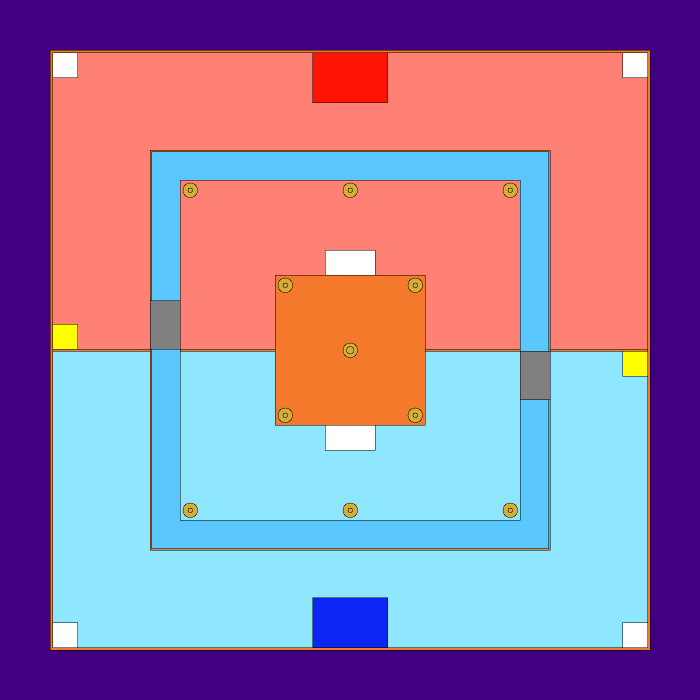
#> input picture X_GUI/map.png, 1400 x 1400 px (shown at 1/2 size)
$ python draw_machine.py
#> lines starting #> are read from the running program, lines starting #| are printed output that depends on the picture; pictures that were not available may be replaced by others from this repository, and a replacement may not be noted
import cv2
import copy
import math
import numpy as np

img=cv2.imread("./X_GUI/map.png")
#> img is the input picture: shape (1400, 1400, 3); mean B, G, R 164.3, 126.7, 154.3
xy=[700,1400-150]
PI=int(math.degrees(math.pi/2))

m_sizex=50.0
m_sizey=50.0
img_robo=cv2.imread("./X_GUI/rabbit.png")
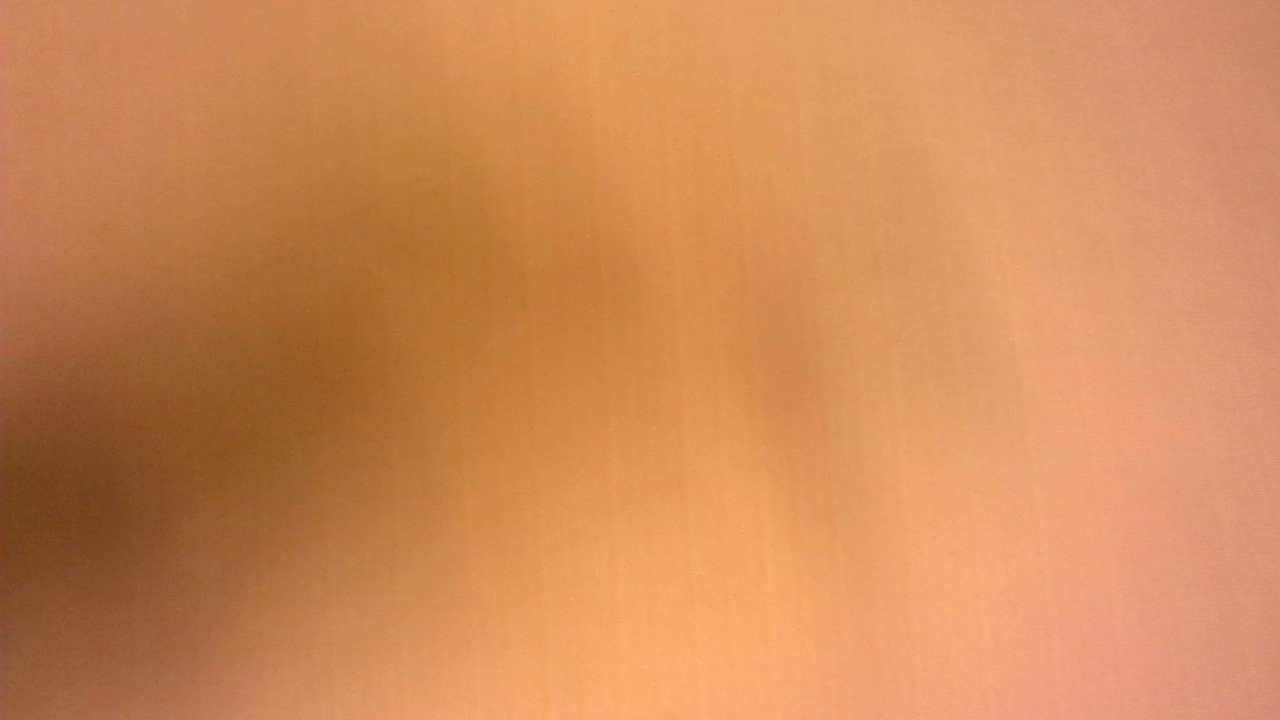
#> input picture Re_start1/images/H_filter.png, 1280 x 720 px, given in place of rabbit.png, which was not available
#> img_robo is the input picture: shape (720, 1280, 3); mean B, G, R 87.9, 138.2, 207.6
h,w=img.shape[:2]
#> h = 1400; w = 1400
h_r,w_r=img_robo.shape[:2]
#> h_r = 720; w_r = 1280
size_image=(h,w,3)
#> size_image = (1400, 1400, 3)
robo=np.zeros(size_image,dtype=np.uint8)

def setX(X):
    global xy
    xy[0]=X

def setY(X):
    global xy
    xy[1]=X
def setPI(X):
    global PI
    PI=X


cv2.namedWindow("view1", cv2.WINDOW_NORMAL)
cv2.resizeWindow("view1", 640, 480)

cv2.createTrackbar("X",
                   "view1",
                    xy[0],
                    1400,
                    setX)
cv2.createTrackbar("Y",
                   "view1",
                    xy[1],
                    1400,
                    setY)
cv2.createTrackbar("Phase",
                   "view1",
                    PI,
                    720,
                    setPI)


while True:

    img_go=copy.deepcopy(img)
    center=(int(w_r/2),int(h_r/2))
#> center = (640, 360)
    affine=cv2.getRotationMatrix2D(center,PI,1.0)
#    affine[0][2]+=int(  (w_r-w)/2 +xy[0]  )
#    affine[1][2]+=int(  (h_r-w)/2 +xy[1]  )
    affine[0][2]+=int(  xy[0]-w_r/2  )
    affine[1][2]+=int(  xy[1]-h_r/2  )

    robo=cv2.warpAffine(img_robo,affine,(w,h))
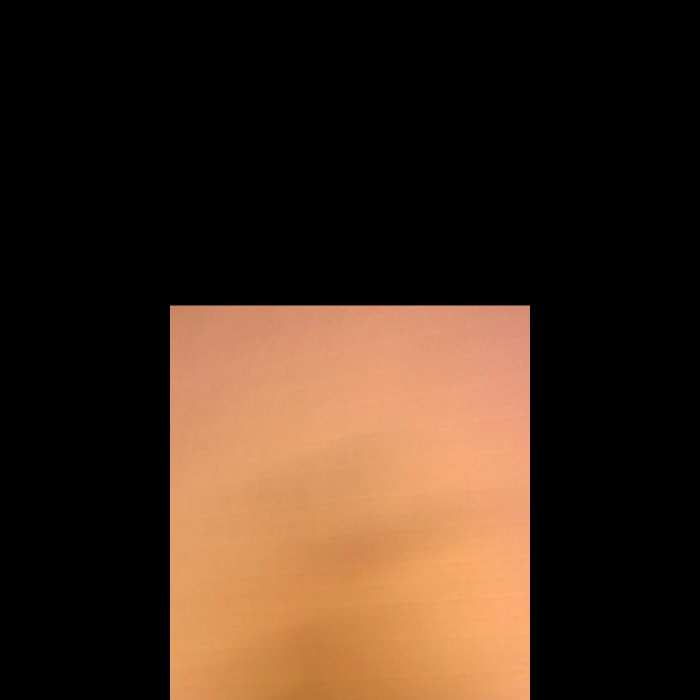
#> robo: shape (1400, 1400, 3) (shown at 1/2 size); mean B, G, R 29.7, 44.5, 65.5

    img_go+=robo
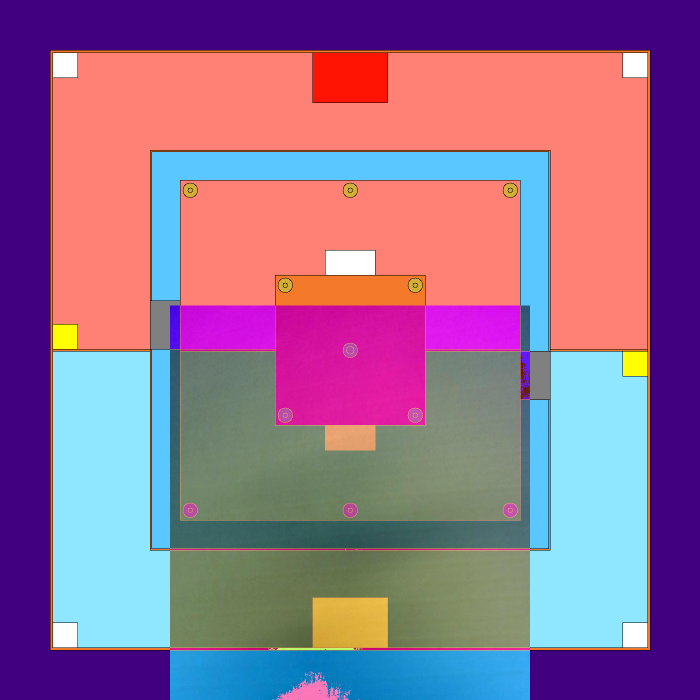
#> img_go: shape (1400, 1400, 3) (shown at 1/2 size); mean B, G, R 145, 109.3, 148.9

    cv2.imshow("view1",img_go)
    if cv2.waitKey(10) == 27:
#> (key Esc is pressed here)
        break
    cv2.destroyAllWindows
